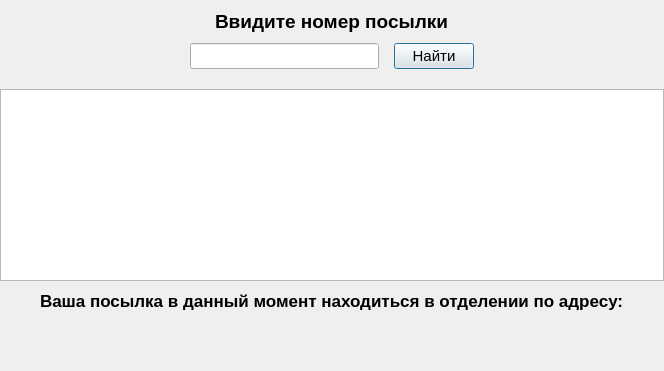
     <widget class="QWidget" name="page_3">
      <layout class="QVBoxLayout" name="verticalLayout_22">
       <property name="spacing">
        <number>0</number>
       </property>
       <property name="leftMargin">
        <number>0</number>
       </property>
       <property name="topMargin">
        <number>0</number>
       </property>
       <property name="rightMargin">
        <number>0</number>
       </property>
       <property name="bottomMargin">
        <number>0</number>
       </property>
       <item>
        <layout class="QVBoxLayout" name="verticalLayout_21">
         <item>
          <layout class="QHBoxLayout" name="horizontalLayout_20">
           <property name="spacing">
            <number>6</number>
           </property>
           <property name="topMargin">
            <number>10</number>
           </property>
           <property name="bottomMargin">
            <number>10</number>
           </property>
           <item>
            <spacer name="horizontalSpacer_20">
             <property name="orientation">
              <enum>Qt::Horizontal</enum>
             </property>
             <property name="sizeHint" stdset="0">
              <size>
               <width>40</width>
               <height>20</height>
              </size>
             </property>
            </spacer>
           </item>
           <item>
            <widget class="QLabel" name="label_4">
             <property name="font">
              <font>
               <pointsize>14</pointsize>
               <weight>75</weight>
               <bold>true</bold>
              </font>
             </property>
             <property name="text">
              <string>Ввидите номер посылки</string>
             </property>
            </widget>
           </item>
           <item>
            <spacer name="horizontalSpacer_21">
             <property name="orientation">
              <enum>Qt::Horizontal</enum>
             </property>
             <property name="sizeHint" stdset="0">
              <size>
               <width>40</width>
               <height>20</height>
              </size>
             </property>
            </spacer>
           </item>
          </layout>
         </item>
         <item>
          <layout class="QHBoxLayout" name="horizontalLayout_19">
           <property name="spacing">
            <number>15</number>
           </property>
           <property name="bottomMargin">
            <number>20</number>
           </property>
           <item>
            <spacer name="horizontalSpacer_22">
             <property name="orientation">
              <enum>Qt::Horizontal</enum>
             </property>
             <property name="sizeHint" stdset="0">
              <size>
               <width>40</width>
               <height>20</height>
              </size>
             </property>
            </spacer>
           </item>
           <item>
            <widget class="QLineEdit" name="S3_p1_lineEdit1">
             <property name="font">
              <font>
               <pointsize>11</pointsize>
              </font>
             </property>
            </widget>
           </item>
           <item>
            <widget class="QPushButton" name="S3_p1_Button1">
             <property name="font">
              <font>
               <pointsize>11</pointsize>
              </font>
             </property>
             <property name="text">
              <string>Найти</string>
             </property>
             <property name="autoDefault">
              <bool>true</bool>
             </property>
             <property name="default">
              <bool>true</bool>
             </property>
            </widget>
           </item>
           <item>
            <spacer name="horizontalSpacer_23">
             <property name="orientation">
              <enum>Qt::Horizontal</enum>
             </property>
             <property name="sizeHint" stdset="0">
              <size>
               <width>40</width>
               <height>20</height>
              </size>
             </property>
            </spacer>
           </item>
          </layout>
         </item>
         <item>
          <widget class="QTableView" name="S3_p1_tableView1">
           <property name="font">
            <font>
             <pointsize>10</pointsize>
            </font>
           </property>
           <property name="cursor" stdset="0">
            <cursorShape>PointingHandCursor</cursorShape>
           </property>
           <property name="focusPolicy">
            <enum>Qt::ClickFocus</enum>
           </property>
           <attribute name="verticalHeaderVisible">
            <bool>false</bool>
           </attribute>
          </widget>
         </item>
         <item>
          <layout class="QHBoxLayout" name="horizontalLayout_18">
           <property name="topMargin">
            <number>10</number>
           </property>
           <item>
            <spacer name="horizontalSpacer_18">
             <property name="orientation">
              <enum>Qt::Horizontal</enum>
             </property>
             <property name="sizeHint" stdset="0">
              <size>
               <width>40</width>
               <height>20</height>
              </size>
             </property>
            </spacer>
           </item>
           <item>
            <widget class="QLabel" name="label_2">
             <property name="font">
              <font>
               <pointsize>13</pointsize>
               <weight>75</weight>
               <bold>true</bold>
              </font>
             </property>
             <property name="text">
              <string>&lt;html&gt;&lt;head/&gt;&lt;body&gt;&lt;p&gt;Ваша посылка в данный момент находиться в отделении по адресу:&lt;/p&gt;&lt;/body&gt;&lt;/html&gt;</string>
             </property>
            </widget>
           </item>
           <item>
            <spacer name="horizontalSpacer_19">
             <property name="orientation">
              <enum>Qt::Horizontal</enum>
             </property>
             <property name="sizeHint" stdset="0">
              <size>
               <width>40</width>
               <height>20</height>
              </size>
             </property>
            </spacer>
           </item>
          </layout>
         </item>
         <item>
          <layout class="QVBoxLayout" name="verticalLayout_20">
           <property name="spacing">
            <number>0</number>
           </property>
           <item>
            <layout class="QHBoxLayout" name="horizontalLayout_17">
             <item>
              <spacer name="horizontalSpacer_16">
               <property name="orientation">
                <enum>Qt::Horizontal</enum>
               </property>
               <property name="sizeHint" stdset="0">
                <size>
                 <width>40</width>
                 <height>20</height>
                </size>
               </property>
              </spacer>
             </item>
             <item>
              <widget class="QLabel" name="label">
               <property name="font">
                <font>
                 <pointsize>13</pointsize>
                </font>
               </property>
               <property name="text">
                <string/>
               </property>
              </widget>
             </item>
             <item>
              <spacer name="horizontalSpacer_17">
               <property name="orientation">
                <enum>Qt::Horizontal</enum>
               </property>
               <property name="sizeHint" stdset="0">
                <size>
                 <width>40</width>
                 <height>20</height>
                </size>
               </property>
              </spacer>
             </item>
            </layout>
           </item>
           <item>
            <spacer name="verticalSpacer_40">
             <property name="orientation">
              <enum>Qt::Vertical</enum>
             </property>
             <property name="sizeHint" stdset="0">
              <size>
               <width>20</width>
               <height>40</height>
              </size>
             </property>
            </spacer>
           </item>
          </layout>
         </item>
        </layout>
       </item>
      </layout>
     </widget>
